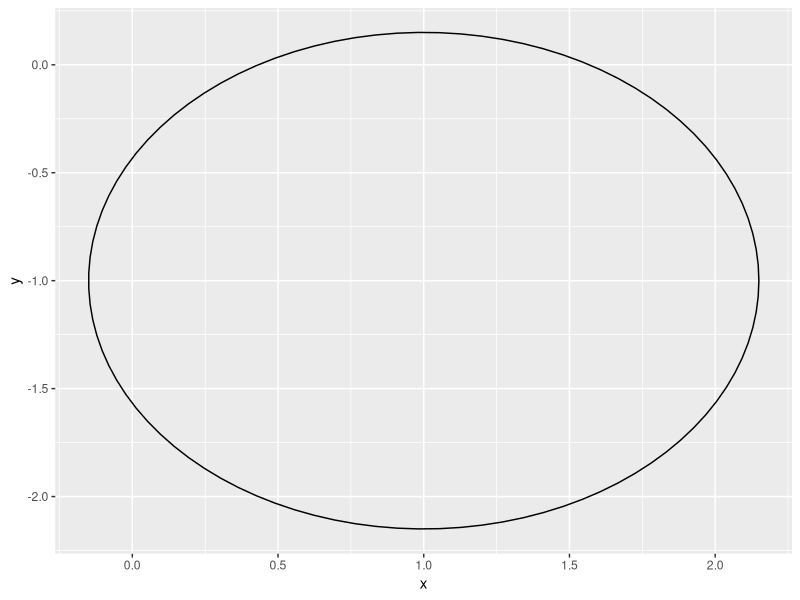

Write the R code that produced this figure. (Note: this script raises an error after producing the figure.)
#Drawing a pitch

library(ggplot2)

#A function to draw a circle
circleFunc <- function(centre = c(0,0), diameter = 1, npoints = 100, start = 0, end = 2)
{
  tt <- seq(start*pi, end*pi, length.out = npoints)
  xx <- centre[1] + diameter / 2 * cos(tt)
  yy <- centre[2] + diameter / 2 * sin(tt)
  return(data.frame(x = xx, y = yy))
}


dat <- circleFunc(c(1,-1),2.3,npoints = 100)
#geom_path will do open circles, geom_polygon will do filled circles
ggplot(dat,aes(x,y)) + geom_path()

centerCircle <- circleFunc(c(50,50), 2.5)
abc <- ggplot(centerCircle, aes(x,y)) + geom_path()
#the fill argument is for the colour inside and the colour argument is for the outline

pitchOutline <- geom_rect(aes(xmin = 0, xmax = 100, ymin = 0, ymax = 100), fill = "light green", colour = "black", size = 1)
halfwayLine <-  geom_rect(aes(xmin = 0, xmax = 50, ymin = 0, ymax = 100), fill = NA, colour = "black", size = 1) 
LHSpenaltyBox <- geom_rect(aes(xmin = 0, xmax = 17, ymin = 21, ymax = 79), fill = NA, colour = "black", size = 1)
RHSpenaltyBox <- geom_rect(aes(xmin = 83, xmax = 100, ymin = 21, ymax = 79), fill = NA, colour = "black", size = 1)
LHS6yardBox <- geom_rect(aes(xmin = 0, xmax = 6, ymin = 36.8, ymax = 63.2), fill = NA, colour = "black", size = 1)
RHS6yardBox <- geom_rect(aes(xmin = 94, xmax = 100, ymin = 36.8, ymax = 63.2), fill = NA, colour = "black", size = 1)
LHSpenSpot <- geom_point(aes(x = 11.33, y = 50))
RHSpenSpot <- geom_point(aes(x = 88.67, y = 50))
noFill <- theme(rect = element_blank(), line = element_blank(), text = element_blank())

#element_blank removes the gridlines inside


footballPitch <- ggplot() + pitchOutline + halfwayLine + 
  LHSpenaltyBox + RHSpenaltyBox + LHS6yardBox + RHS6yardBox + 
  noFill + LHSpenSpot + RHSpenSpot 


#Code to use if you have ExpG. Ignore geom_segment though
b <- ggplot(test, aes(x,y)) + geom_point() + geom_segment(aes(x = 0, y = 0, xend = 0, yend = 100)) +
  geom_segment(aes(x = 100, y = 0, xend = 100, yend = 100)) + 
  geom_segment(aes(x = 0, y = 0, xend = 100, yend = 0)) + 
  geom_segment(aes(x = 0, y = 100, xend = 100, yend = 100)) + 
  geom_segment(aes(x=50, y= 0, xend = 50, yend = 100)) + 
  geom_segment(aes(x=0, y=21, xend = 17, yend=21)) + 
  geom_segment(aes(x=17, y=21, xend = 17, yend=79)) + 
  geom_segment(aes(x=0, y=79, xend = 17, yend= 79)) + 
  geom_segment(aes(x=50, y= 0, xend = 50, yend = 100)) + 
  geom_segment(aes(x=5.8, y= 36.8, xend = 0, yend = 36.8)) + 
  geom_segment(aes(x=0, y=63.2, xend = 5.8, yend = 63.2)) + 
  geom_segment(aes(x=5.8, y=36.8, xend = 5.8, yend = 63.2))+ 
  geom_segment(aes(x=83, y=21.2, xend=100, yend=21.2)) + 
  geom_segment(aes(x=83, y=21, xend=83, yend=79)) + 
  geom_segment(aes(x=83, y=79, xend=100, yend=79))+ 
  geom_segment(aes(x=100, y=36.8, xend=94.2, yend=36.8)) +
  geom_segment(aes(x=94.2, y=36.8, xend=94.2, yend=63.2)) + 
  geom_segment(aes(x=100, y= 63.2, xend=94.2, yend=63.2)) +
  geom_point(aes(size= xG))
